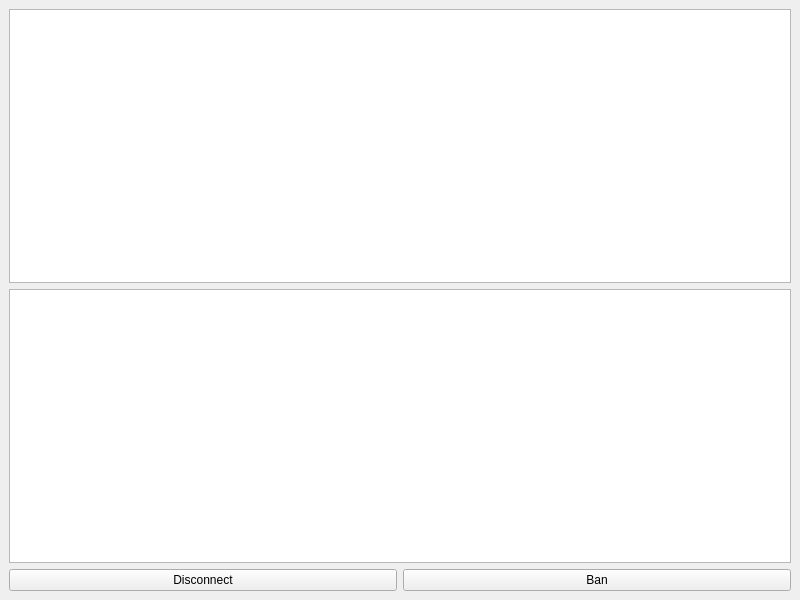
<ui version="4.0">
 <class>ServerMainWindow</class>
 <widget class="QMainWindow" name="ServerMainWindow">
  <property name="geometry">
   <rect>
    <x>0</x>
    <y>0</y>
    <width>800</width>
    <height>600</height>
   </rect>
  </property>
  <property name="windowTitle">
   <string>Server Control Panel</string>
  </property>
  <widget class="QWidget" name="centralwidget">
   <layout class="QVBoxLayout" name="verticalLayout">
    <item>
     <widget class="QListWidget" name="userList">
      <property name="selectionMode">
       <enum>QAbstractItemView::SingleSelection</enum>
      </property>
     </widget>
    </item>
    <item>
     <widget class="QListWidget" name="chatMessages">
      <property name="selectionMode">
       <enum>QAbstractItemView::SingleSelection</enum>
      </property>
     </widget>
    </item>
    <item>
     <layout class="QHBoxLayout" name="horizontalLayout">
      <property name="spacing">
       <number>6</number>
      </property>
      <item>
       <widget class="QPushButton" name="disconnectButton">
        <property name="text">
         <string>Disconnect</string>
        </property>
       </widget>
      </item>
      <item>
       <widget class="QPushButton" name="banButton">
        <property name="text">
         <string>Ban</string>
        </property>
       </widget>
      </item>
     </layout>
    </item>
   </layout>
  </widget>
 </widget>
 <resources/>
 <connections/>
</ui>
